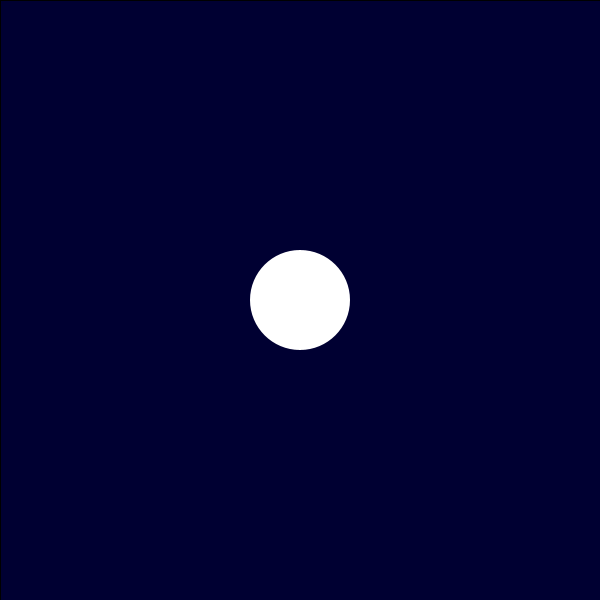
Frame 1 (no input)
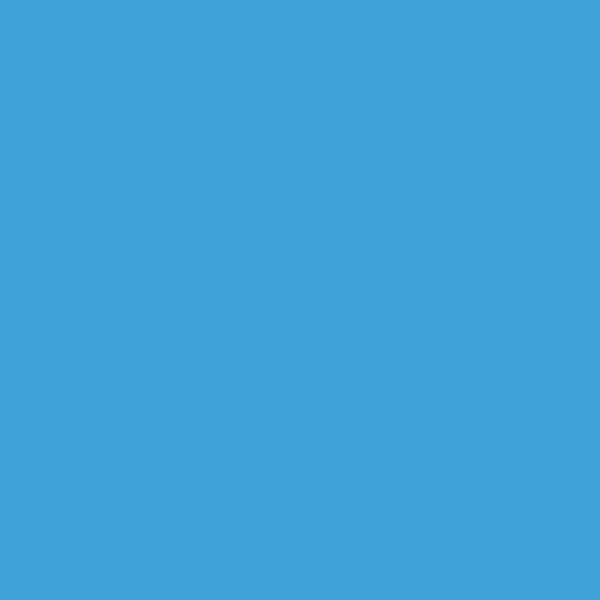
Frame 60 (the mouse pressed at the canvas centre just before this capture)
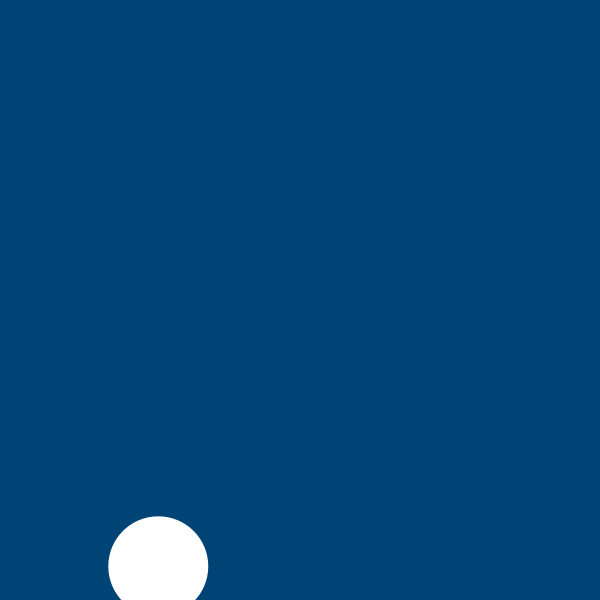
Frame 120 (the mouse held since frame 60 and released just before this capture)

The Processing sketch that drew these frames (run headless with seeded random() and noise(); from frame 60 on, the mouse is pressed at the canvas centre):

// Processing sketch: bouncingBall
// ── bouncingBall.pde
//ball
//position
//size of ball, speed
//color
float xPos, yPos;
float xVel, yVel;
int radius;
int r, g, b;

void setup(){
  size (600,600);
  background (0);
  
  xVel=random(-5, 5);
  yVel=6;
  
  xPos = width/2;
  yPos = height/2;
  
  radius = 100;
  
}

void draw(){
  fill(r-100, g, b+50);
  rect(0,0, width, height);
  
  r = int(map(xPos, 0, width, 0, 255));
  g = int(map(xPos, 0, width, 0, 255));
  b = int(map(xPos, 0, width, 0, 255));
  fill(255);
  noStroke();
  ellipse (xPos, yPos, radius, radius);
  
  xPos = xPos + xVel;
  yPos = yPos + yVel;
  
  if(xPos > width - radius/2 || xPos < 0 + radius/2){
    xVel = xVel * -1;

  }
  
  if (yPos > height + radius/2 || yPos < 0 + radius/2){
    yVel = yVel *-1;
  }

  }
  
  
void mousePressed(){
    xPos = mouseX;
    yPos = mouseY;
    
    xVel = random(-5, 5);
    yVel = random(-5, 5);
  }
  
